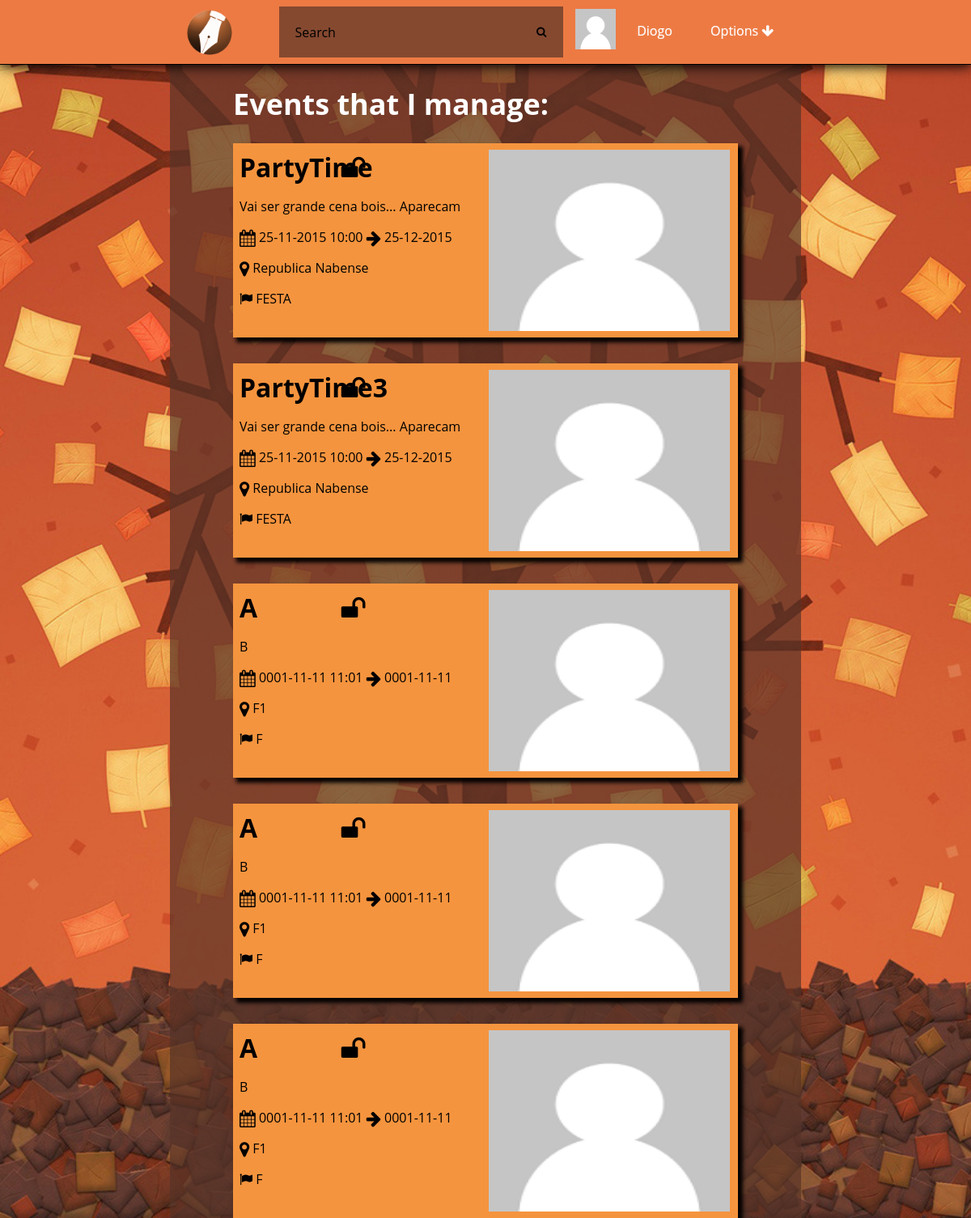
Screenshot of / (signed in) with the database file from the repository.
### tables this page shows
CREATE TABLE Photo(
	idPhoto INTEGER PRIMARY KEY,
	path TEXT,
	uploadDate DATE
);

CREATE TABLE User(
	idUser INTEGER PRIMARY KEY,
	loginId TEXT NOT NULL,
	password TEXT NOT NULL,
	email TEXT NOT NULL,
	name TEXT,
	birthday DATE,
	idPhoto REFERENCES Photo(idPhoto)	
);

CREATE TABLE Event(
	idEvent INTEGER PRIMARY KEY,
	nameEvent TEXT NOT NULL,
	creationDate DATE NOT NULL,
	endDate DATE NOT NULL,
	local TEXT NOT NULL,
	public BOOLEAN,
	type TEXT,
	description TEXT,
	hour TEXT,
	idPhoto INTEGER REFERENCES Photo(idPhoto),
	idOwner INTEGER REFERENCES User(idUser)
);

### databaseConnection.php (called while the page is built, shortened)
<?php
function getEvensAdmin(){
    $pathDatabase='sqlite:'.__DIR__.'/event.db';
    $db = new PDO($pathDatabase);
    $stmt=$db->prepare("SELECT Event.*,Photo.path FROM Event,Photo WHERE Event.idOwner=:userId AND Event.idPhoto=Photo.idPhoto");
    $stmt->bindParam(':userId',$_SESSION["userId"],PDO::PARAM_INT);
    $stmt->execute();
    $result = $stmt->fetchAll();
    return $result;
}
function getUser($userId){
    $pathDatabase='sqlite:'.__DIR__.'/event.db';
    $db = new PDO($pathDatabase);
    $stmt=$db->prepare("SELECT * FROM User WHERE User.idUser=:userid");
    $stmt->bindParam(':userid',$userId,PDO::PARAM_INT);
    $stmt->execute();
    $result = $stmt->fetchAll();
     if($result>0){
        return $result[0];
    }else return false;
}
function getUserImagePath($userId){
    $pathDatabase='sqlite:'.__DIR__.'/event.db';
    $db = new PDO($pathDatabase);
    $stmt=$db->prepare("SELECT Photo.path FROM Photo,User WHERE Photo.idPhoto=User.idPhoto AND User.idUser=:userid");
    $stmt->bindParam(':userid',$userId,PDO::PARAM_INT);
    $stmt->execute();
    $result = $stmt->fetchAll();
     if($result>0){
        return $result[0][0];
    }else return false;
}
?>

### utils.php (the view, shortened to what this page needs)
<?php
function getEventCard($event,$confirm){
    ?>
    <div class="card" id="event<?php echo $event['idEvent'];?>">
    <div class="CardInfo">
    <div class="name">
    <h1><?php echo $event['nameEvent'];?></h1>
    <?php if($event["public"]){echo "<i class=\"fa fa-unlock fa-2x\"></i>";}else{echo "<i class=\"fa fa-lock fa-2x\"></i>";}?>
    </div>
    <div>
    <p>
    <?php echo $event['description']; ?>
    </p>
    <p>
    <i class="fa fa-calendar fa-lg"></i>
    <?php echo $event['creationDate']."  ".$event["hour"]."  <i class=\"fa fa-arrow-right fa-lg\"></i>  ".$event['endDate']; ?>
    </p>
    <p>
    <i class="fa fa-map-marker fa-lg"></i>
    <?php echo $event['local'];?>
    </p>
    <p>
    <i class="fa fa-flag"></i>
    <?php echo $event['type'];?>
    </p>
    </div>
    </div>
    <div class="imgContainer">
    <img src="<?php echo $event['path'];?>" />
    </div>
    </div>
<?php } ?>

### header.php (shortened to what this page needs)
<?php
	include_once 'databaseConnection.php';
?>
<!DOCTYPE html>
<html>
<head>
    <link rel="stylesheet" href="http://cdnjs.cloudflare.com/ajax/libs/font-awesome/4.4.0/css/font-awesome.min.css">
    <link rel="stylesheet" type="text/css" href="css/eventManager.css">
	<link rel="stylesheet" type="text/css" href="css/sweetalert.css">
</head>
<body>
	<div id="hmenu">
		<div id="containerNavBar">
			<ul class="nav">
				<a href="index.php"><img id="logo" src="static/website/logo.png"></img>
				</a>
				<li id="search">
					<form action="eventSearchPage.php" method="get">
						<input type="text" name="search_text" id="search_text" placeholder="Search" />
						<button type="submit" id="search_button"><i class="fa fa-search"></i></button>
					</form>
				</li>
				<li id="options">
					<a href="#">Options  <i class="fa fa-arrow-down"></i></a>
				</li>
				<li id="profile">
					<div class="profileButton">
						<div class ="profileButtonImage">
							<img src= <?php echo getUserImagePath($_SESSION['userId']); ?> style="width:50px;height:50px;">
						</div>
						<div class="profileButtonText">
							<a href="profile.php"> <?php echo getUser($_SESSION['userId'])['name'] ?> </a>
						</div>
					</div>
				</li>
			</ul>
		</div>
	</div>
	<div class="wrapper">

### index.php (shortened to what this page needs)
<?php
include_once('header.php');
include_once('utils.php');
$adminEvents = getEvensAdmin();
if(count($adminEvents) > 0){
    ?>
    <div class="spacer">
    <h1> Events that I manage: </h1>
    </div>
    <?php
    foreach($adminEvents as $adminEvent){
        getEventCard($adminEvent,false);
    }
}
    ?>
    <?php
require_once('footer.php');
?>

### footer.php
</div>
</body>
</html>

### css/eventManager.css (style rules this page uses)
html { background-image: url('\../static/website/background.jpg'); background-attachment: fixed; background-position:center center; background-size:cover; display: block; box-sizing: border-box; height: 100%; }
body { width: 65%; margin:0 auto; background-color: rgba(88, 52, 40, 0.69); background-size: contain; background-attachment: fixed; box-sizing: border-box; display: block; min-height: 100%; }
div#hmenu { z-index: 1; margin: auto auto; height: 5em; background: #ED7A43; width: 100%; text-align: center; position: fixed; top:0; left:0; border-bottom:1px solid; box-shadow: 0 1px 15px 1px; box-sizing: border-box; }
.card,.cardEvent { background-color: #F5943E; width: 100%; height: 15rem; margin: 0 auto; margin-bottom: 2em; box-shadow: 5px 5px 5px 1px; padding: 0.5em; font-family: 'Open Sans', sans-serif; cursor: pointer; box-sizing: border-box; }
.newCmt textarea#commentText,input { height: 4rem; display: inline-block; resize: none; padding: 0; width: 90%; }
.card h1,.cardEvent h1 { margin:0px; padding-bottom:0px; display: inline-block; width: 40%; }
.card .imgContainer,.cardEvent .imgContainer { display: inline-block;vertical-align: top;width: 49%;height: 100%;overflow: hidden; }
.imgContainer img { width: 100%; height: 100%; }
img#logo { height: 80%;width: auto;float: left;margin-left: 1em;border-radius: 50%;margin-right: 1em; }
div#containerNavBar { display: inline-block; width: 65%; height: 100%; margin: auto; box-sizing: border-box; }
.nav { height: 100%; width: 100%; display: inline-block; margin: 0.5em auto; padding: 0; }
.nav li { float: left; list-style-type: none; position: relative; margin: auto 1%; display: inline-block; }
.nav li a { font-size: 16px; color: white; display: block; line-height: 60px; padding: 0 26px; text-decoration: none; font-family: 'Open Sans', sans-serif; text-shadow: 0 0 1px rgba(255, 255, 255, 0.5); }
li#search { width: 45%; height: 80%; margin-left: 5%; }
#search_text { width: 85%; padding: 10px 0 10px 20px; font-size: 16px; font-family: 'Open Sans', sans-serif; border: 0 none; height: 100%; margin-right: 0; color: white; outline: none; background: rgba(88, 52, 40, 0.69); float: left; box-sizing: border-box; transition: all 0.15s; }
#search_button { border: 0 none; background: rgba(88, 52, 40, 0.69) center no-repeat; width: 15%; float: left; padding: 0; text-align: center; height: 100%; cursor: pointer; }
li#profile { width: 15%; }
li#options { float:right; padding: 0; }
#search form { width: 100%; height: 100%; margin: 0 auto; display: inline-block; }
.profileButton { width: 100%; display: table; }
.profileButtonImage { height: 100%; display: table-cell; margin: 0 auto; width: 30%; vertical-align: middle; }
.profileButtonText { width: 50%; display: table-cell; box-sizing: border-box; margin: 0 auto; }
.name i { display: inline-block; }
.wrapper { width: 80%; margin: 0 auto; padding-top: 5em; font-family: 'Open Sans', sans-serif; }
.spacer { font-family: 'Open Sans', sans-serif; font-size: large; color: white; }
.CardInfo { display: inline-block; vertical-align: top; width: 50%; margin: 0 auto; height: 100%; }

### rows the page displays
photo: path (placeholder picture)
user: name "Diogo"
event: nameEvent "PartyTime", public True (drawn), description "Vai ser grande cena bois... Aparecam", creationDate "25-11-2015", hour "10:00", endDate "25-12-2015", local "Republica Nabense", type "FESTA", idPhoto.path (placeholder picture)
event: nameEvent "PartyTime3", public True (drawn), description "Vai ser grande cena bois... Aparecam", creationDate "25-11-2015", hour "10:00", endDate "25-12-2015", local "Republica Nabense", type "FESTA", idPhoto.path (placeholder picture)
event: nameEvent "A", public True (drawn), description "B", creationDate "0001-11-11", hour "11:01", endDate "0001-11-11", local "F1", type "F", idPhoto.path (placeholder picture)
event: nameEvent "A", public True (drawn), description "B", creationDate "0001-11-11", hour "11:01", endDate "0001-11-11", local "F1", type "F", idPhoto.path (placeholder picture)
event: nameEvent "A", public True (drawn), description "B", creationDate "0001-11-11", hour "11:01", endDate "0001-11-11", local "F1", type "F", idPhoto.path (placeholder picture)
